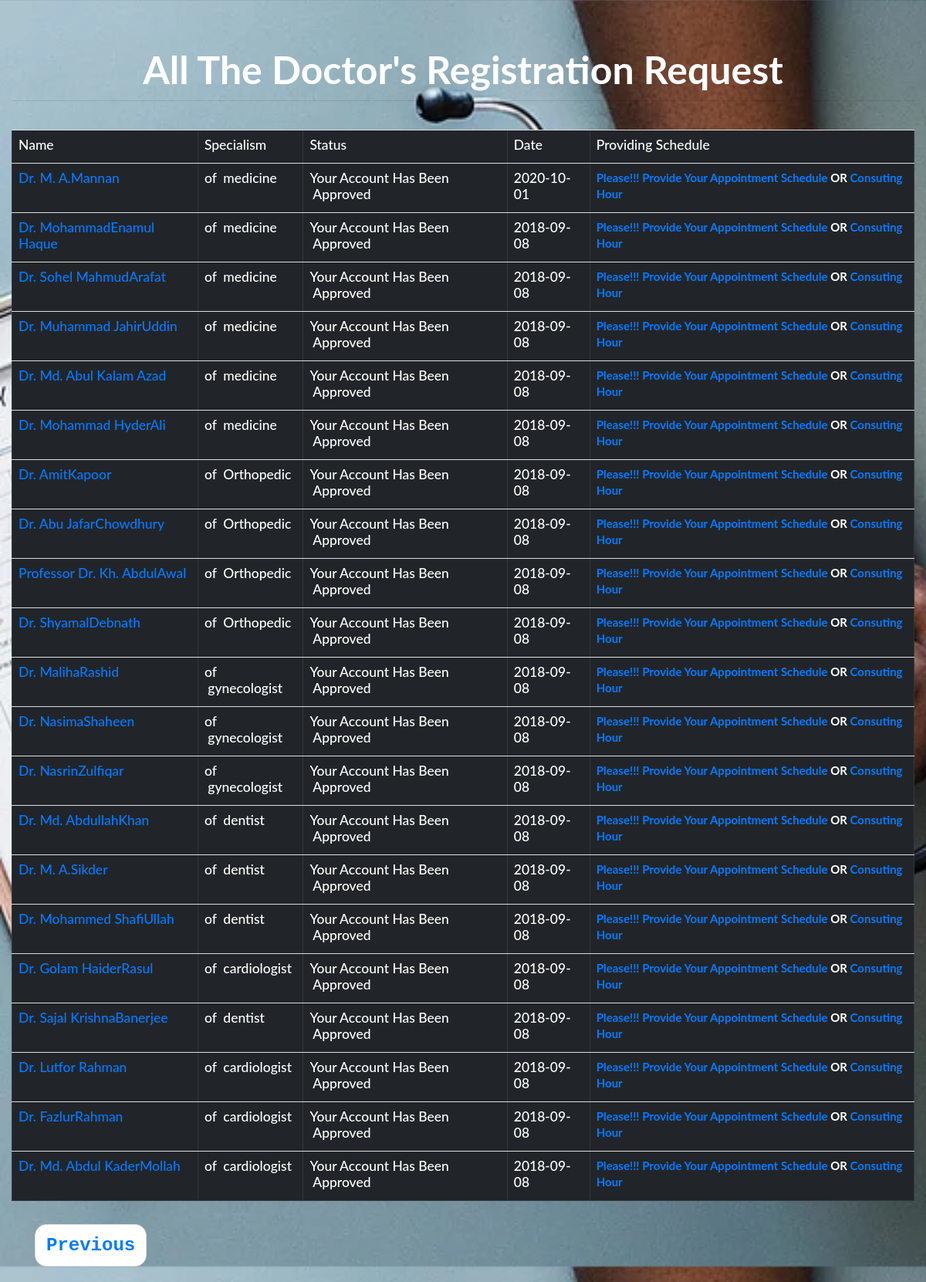
The page /Admin/notification.php on the database its author committed.
### tables this page shows
CREATE TABLE `doctor` (
  `id` int(11) NOT NULL,
  `f_name` varchar(500) NOT NULL,
  `l_name` varchar(500) NOT NULL,
  `email` varchar(500) NOT NULL,
  `contact` varchar(500) NOT NULL,
  `specialist` varchar(500) NOT NULL,
  `qualification` varchar(500) NOT NULL,
  `DOB` date NOT NULL,
  `gender` varchar(500) NOT NULL,
  `bmdc_reg_num` int(11) NOT NULL,
  `address` text NOT NULL,
  `pswd` varchar(500) NOT NULL,
  `date` date NOT NULL,
  `permission` varchar(500) NOT NULL
);

### Admin/notification.php (the view, shortened to what this page needs)
<!DOCTYPE html PUBLIC "-//W3C//DTD XHTML 1.0 Transitional//EN" "http://www.w3.org/TR/xhtml1/DTD/xhtml1-transitional.dtd">
<html xmlns="http://www.w3.org/1999/xhtml">
<head>
  <link rel="stylesheet" href="https://maxcdn.bootstrapcdn.com/bootstrap/3.3.7/css/bootstrap.min.css">
  <link rel="stylesheet" href="https://maxcdn.bootstrapcdn.com/bootstrap/4.1.0/css/bootstrap.min.css">
 <link rel="stylesheet" href="https://cdnjs.cloudflare.com/ajax/libs/font-awesome/4.7.0/css/font-awesome.min.css">
</head>
<body class="container-fluid">
<h1  class="text-center font-weight-bold text-white ">All The Doctor's Registration Request</h1><hr></br>
<form  action = "doc_reg_request.php" method="POST">
<table border="1" cellPadding="13" align="center"
class="table table-hover table-dark">
<tr>
<th><h3>Name</h3></th>
<th><h3>Specialism</h3></th>
<th><h3>Status</h3></th>
<th><h3>Date</h3></th>
<th><h3>Providing Schedule</h3></th>
</tr>
<?php
include("connection.php");
       $show_pending_request_query = "SELECT *
                  FROM doctor WHERE permission='Approved' || permission='Added'
				 ";
				   $run = mysqli_query($db, $show_pending_request_query);
				   while($row = mysqli_fetch_array($run))
				   {
				      ?>
                       <tr>
                        <th> <h3><?php  echo "<a href='req_detail.php?id={$row['id']}'>{$row['f_name']}{$row['l_name']}</a>";  ?></h3></th>
                        <th><h3>of &nbsp;<?php  echo  $row['specialist'] . "<br />";?></h3></th>
                        <th> <h3>Your Account Has Been &nbsp;<?php  echo  $row['permission'] . "<br />";?></h3></th>
                        <th> <h3><?php  echo $row['date']. "<br />";?></h3></th>
                        <th> <a href=../Doctor/doctor_schedule.php>Please!!! Provide Your Appointment Schedule</a> OR <a href=../Doctor/consulting_hour.php>Consuting Hour</a></th>
                      </tr>
				    <?php
					  }
					  ?>
 </table>
</form>
<div class="container ">
<ul class="pager font-weight-bold text-monospace">
  <li class="previous "><a href=..>Previous</a></li>
</ul></div>
</body>
</html>

### Admin/notification.php (style rules this page uses)
ul { font-size:24px; }
h1 { font-size:50px; padding-top:60px; }
body { font: 400 15px/1.8 Lato, sans-serif; color: #777; margin:0; padding:0; width:100%; height:100vh; background-image:url(../pic/1.jpg); background-size:cover; }

### rows shown on the page
doctor: f_name "Dr. M. A.", l_name "Mannan", specialist "medicine", permission "Approved", date "2020-10-01"
doctor: f_name "Dr. Mohammad", l_name "Enamul Haque", specialist "medicine", permission "Approved", date "2018-09-08"
doctor: f_name "Dr. Sohel Mahmud", l_name "Arafat", specialist "medicine", permission "Approved", date "2018-09-08"
doctor: f_name "Dr. Muhammad Jahir", l_name "Uddin", specialist "medicine", permission "Approved", date "2018-09-08"
doctor: f_name "Dr. Md. Abul Kalam", l_name "Azad", specialist "medicine", permission "Approved", date "2018-09-08"
doctor: f_name "Dr. Mohammad Hyder", l_name "Ali", specialist "medicine", permission "Approved", date "2018-09-08"
doctor: f_name "Dr. Amit", l_name "Kapoor", specialist "Orthopedic", permission "Approved", date "2018-09-08"
doctor: f_name "Dr. Abu Jafar", l_name "Chowdhury", specialist "Orthopedic", permission "Approved", date "2018-09-08"
doctor: f_name "Professor Dr. Kh. Abdul", l_name "Awal", specialist "Orthopedic", permission "Approved", date "2018-09-08"
doctor: f_name "Dr. Shyamal", l_name "Debnath", specialist "Orthopedic", permission "Approved", date "2018-09-08"
doctor: f_name "Dr. Maliha", l_name "Rashid", specialist "gynecologist", permission "Approved", date "2018-09-08"
doctor: f_name "Dr. Nasima", l_name "Shaheen", specialist "gynecologist", permission "Approved", date "2018-09-08"
doctor: f_name "Dr. Nasrin", l_name "Zulfiqar", specialist "gynecologist", permission "Approved", date "2018-09-08"
doctor: f_name "Dr. Md. Abdullah", l_name "Khan", specialist "dentist", permission "Approved", date "2018-09-08"
doctor: f_name "Dr. M. A.", l_name "Sikder", specialist "dentist", permission "Approved", date "2018-09-08"
doctor: f_name "Dr. Mohammed Shafi", l_name "Ullah", specialist "dentist", permission "Approved", date "2018-09-08"
doctor: f_name "Dr. Golam Haider", l_name "Rasul", specialist "cardiologist", permission "Approved", date "2018-09-08"
doctor: f_name "Dr. Sajal Krishna", l_name "Banerjee", specialist "dentist", permission "Approved", date "2018-09-08"
doctor: f_name "Dr. Lutfor", l_name "Rahman", specialist "cardiologist", permission "Approved", date "2018-09-08"
doctor: f_name "Dr. Fazlur", l_name "Rahman", specialist "cardiologist", permission "Approved", date "2018-09-08"
doctor: f_name "Dr. Md. Abdul Kader", l_name "Mollah", specialist "cardiologist", permission "Approved", date "2018-09-08"
